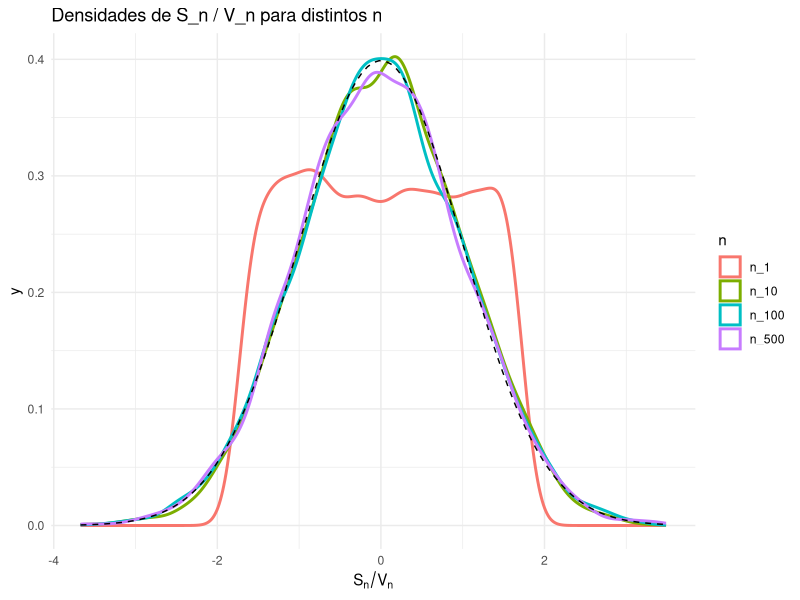

R code for this plot:
# Carga de paquetes
library(ggplot2)
library(tidyr)

# Parámetros 
M <- 5000                     # número de réplicas
mu <- 1/2 
sigma2 <- 1/12
n_vals <- c(1, 10, 100, 500)        # distintos n
eps <- 1                       # ε para la condición de Lindeberg

# Obtenemos las distintas constantes
max_n <- max(n_vals)
C <- sample(1:10000, max_n, replace = TRUE)

# Función que simula las M réplicas de Sn/Vn para tamaño n
muestras <- function(n) {
  sapply(1:M, function(i) {
    X <- runif(n) - mu
    Sn <- sum(X * C[1:n])
    Vn <- sqrt(sum(C[1:n]^2)) * sqrt(sigma2)
    Sn / Vn
  })
}

# Simulaciones para cada n
sim_list <- lapply(n_vals, muestras)
names(sim_list) <- paste0("n_", n_vals)

# Dataframe para graficar
df_sim <- as.data.frame(sim_list) |>
  pivot_longer(everything(), names_to = "n", values_to = "value")


ggplot(df_sim, aes(x = value, color = n)) +
  geom_density(size = 1) +
  stat_function(fun = dnorm,
                args = list(mean = 0, sd = 1),
                color = "black", linetype = "dashed") + #Agregamos la normal
  labs(title = "Densidades de S_n / V_n para distintos n",
       x = expression(S[n]/V[n]),
       color = "n") +
  theme_minimal()
